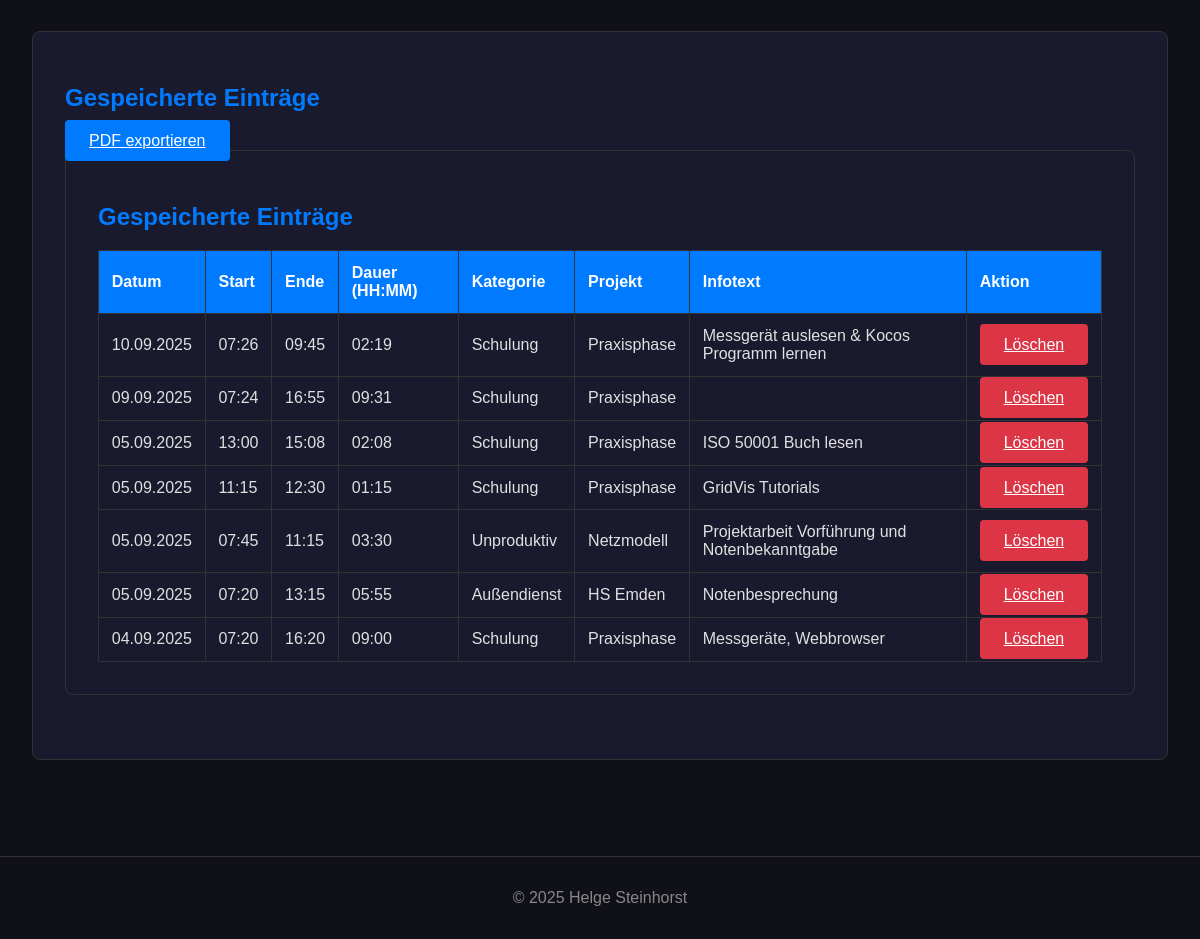
The page /dokumentation (lower part) on the database as committed earlier.
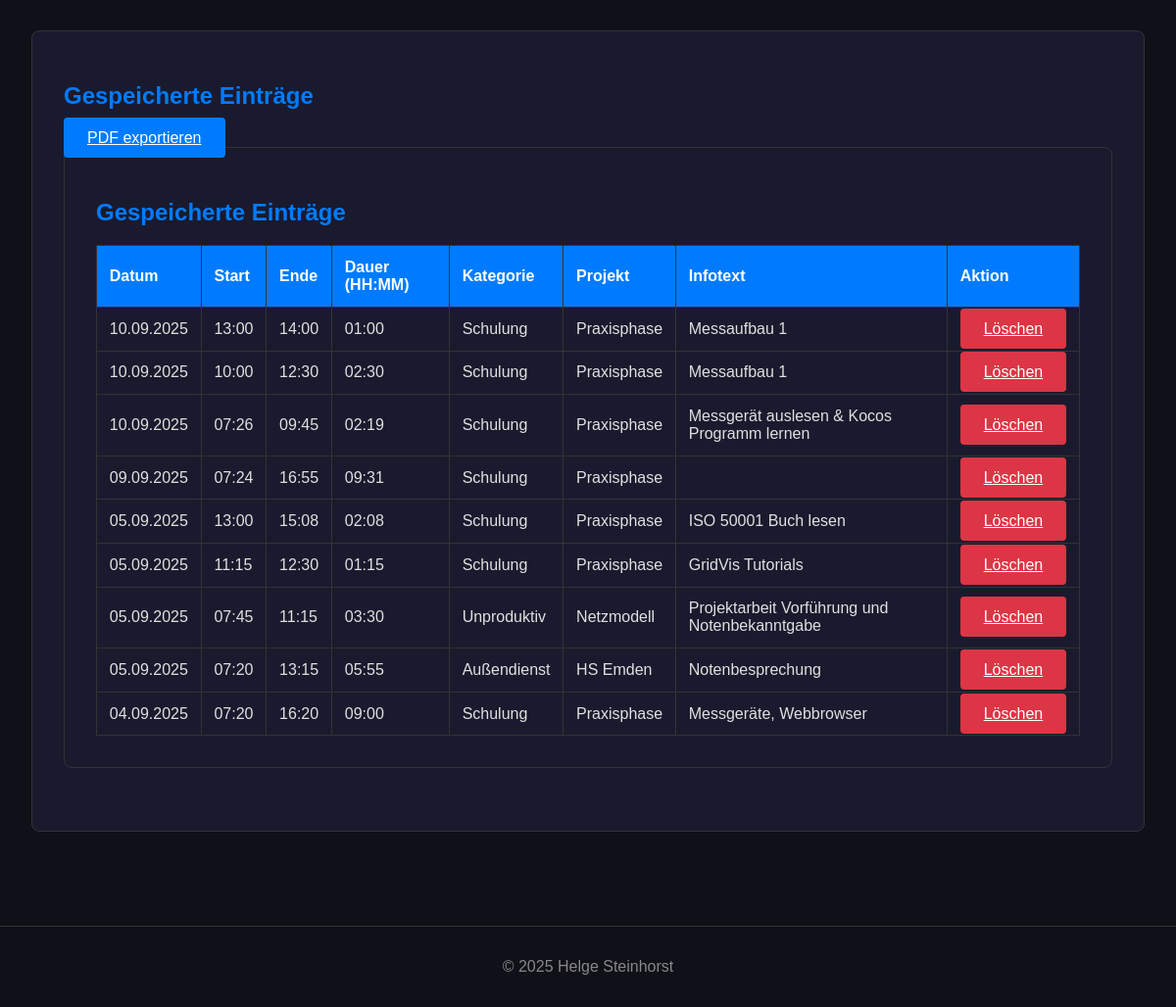
The same page on the database as committed later.
### app.py (models this page shows)
class TimeEntry(db.Model):
    id = db.Column(db.Integer, primary_key=True)
    date = db.Column(db.Date, nullable=False, default=date.today)
    start_time = db.Column(db.Time, nullable=False)
    end_time = db.Column(db.Time, nullable=False)
    category = db.Column(db.String(50), nullable=False)
    project = db.Column(db.String(100), nullable=False)
    info_text = db.Column(db.String(300), nullable=True)
    @property
    def duration(self):
        start_dt = datetime.combine(self.date, self.start_time)
        end_dt = datetime.combine(self.date, self.end_time)
        if end_dt < start_dt:
            end_dt += timedelta(days=1)
        return end_dt - start_dt
    @property
    def duration_str(self):
        total_seconds = self.duration.total_seconds()
        hours, remainder = divmod(total_seconds, 3600)
        minutes, _ = divmod(remainder, 60)
        return f"{int(hours):02}:{int(minutes):02}"

### app.py (the view, shortened to what this page needs)
@app.route('/dokumentation', methods=['GET', 'POST'])
def dokumentation():
    entries = TimeEntry.query.order_by(TimeEntry.date.desc(), TimeEntry.start_time.desc()).all()
    generate_category_chart(entries)
    return render_template('dokumentation.html', entries=entries)

### app.py (called while the page is built)
@app.context_processor
def inject_now():
    return {'now': datetime.now(timezone.utc)}

### templates/dokumentation.html (shortened to what this page needs)
{% extends 'base.html' %}
{% block content %}
    <div class="table-container">
    <h2>Gespeicherte Einträge</h2>
    <a href="{{ url_for('generate_pdf') }}" class="btn" style="margin-bottom: 1rem;">PDF exportieren</a>
    <div class="table-container">
        <h2>Gespeicherte Einträge</h2>
        <table class="data-table">
            <thead>
                <tr>
                    <th>Datum</th>
                    <th>Start</th>
                    <th>Ende</th>
                    <th>Dauer (HH:MM)</th>
                    <th>Kategorie</th>
                    <th>Projekt</th>
                    <th>Infotext</th>
                    <th>Aktion</th>
                </tr>
            </thead>
            <tbody>
                {% for entry in entries %}
                <tr>
                    <td>{{ entry.date.strftime('%d.%m.%Y') }}</td>
                    <td>{{ entry.start_time.strftime('%H:%M') }}</td>
                    <td>{{ entry.end_time.strftime('%H:%M') }}</td>
                    <td>{{ entry.duration_str }}</td>
                    <td>{{ entry.category }}</td>
                    <td>{{ entry.project }}</td>
                    <td>{{ entry.info_text }}</td>
                    <td>
                        <a href="{{ url_for('delete_entry', entry_id=entry.id) }}"
                           class="btn btn-danger"
                           onclick="return confirm('Möchtest du diesen Eintrag wirklich löschen?');">Löschen</a>
                    </td>
                </tr>
                {% else %}
                <tr>
                    <td colspan="8">Noch keine Einträge vorhanden.</td>
                </tr>
                {% endfor %}
            </tbody>
        </table>
    </div>
{% endblock %}

### templates/base.html (shortened to what this page needs)
<!DOCTYPE html>
<html lang="de">
<head>
    <link rel="stylesheet" href="{{ url_for('static', filename='css/style.css') }}">
</head>
<body>
    <main class="main-content">
        {% block content %}{% endblock %}
    </main>
    <footer>
        <p>&copy; 2025 Helge Steinhorst</p>
    </footer>
</body>
</html>

### static/css/style.css (style rules this page uses)
:root { --primary-bg-color: #0f1018; --secondary-bg-color: #1a1a2e; --primary-text-color: #e0e0e0; --accent-color: #007bff; --accent-hover-color: #0056b3; --border-color: #333; --success-color: #28a745; --error-color: #dc3545; }
body { font-family: Arial, sans-serif; background-color: var(--primary-bg-color); color: var(--primary-text-color); margin: 0; padding-top: 70px; }
.main-content { padding: 2rem; max-width: 1200px; margin: 0 auto; }
h1, h2 { color: var(--accent-color); }
.form-container, .result-container, .table-container, .chart-container { background-color: var(--secondary-bg-color); padding: 2rem; border-radius: 8px; margin-bottom: 2rem; border: 1px solid var(--border-color); }
.btn { padding: 0.75rem 1.5rem; border: none; border-radius: 4px; background-color: var(--accent-color); color: white; font-size: 1rem; cursor: pointer; transition: background-color 0.2s ease; }
.btn-danger { background-color: var(--error-color); }
.data-table { width: 100%; border-collapse: collapse; margin-top: 1rem; }
.data-table th, .data-table td { border: 1px solid var(--border-color); padding: 0.8rem; text-align: left; }
.data-table th { background-color: var(--accent-color); color: white; }
footer { text-align: center; padding: 1rem; margin-top: 2rem; border-top: 1px solid var(--border-color); color: #888; }

Rows that differ between the two databases and show on the page:
added TimeEntry: date "10.09.2025", start_time "13:00", end_time "14:00", duration_str "01:00", category "Schulung", project "Praxisphase", info_text "Messaufbau 1"
added TimeEntry: date "10.09.2025", start_time "10:00", end_time "12:30", duration_str "02:30", category "Schulung", project "Praxisphase", info_text "Messaufbau 1"
